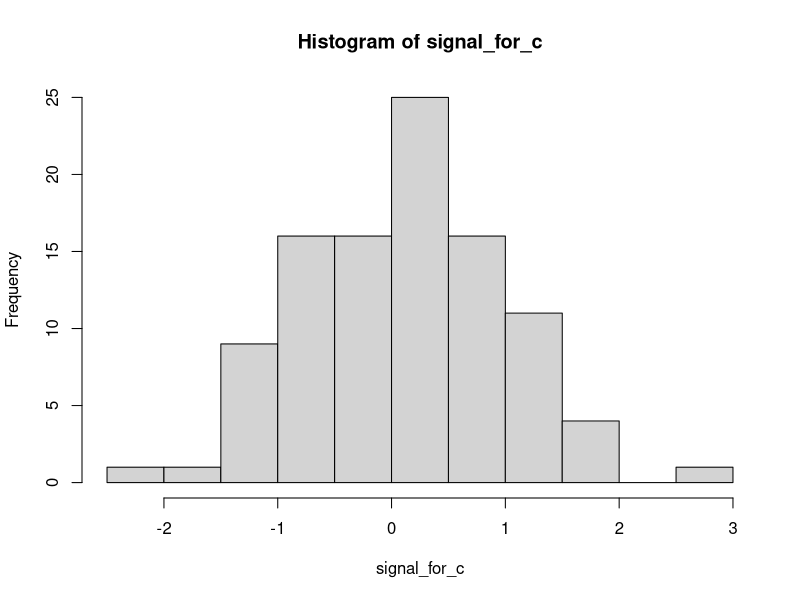
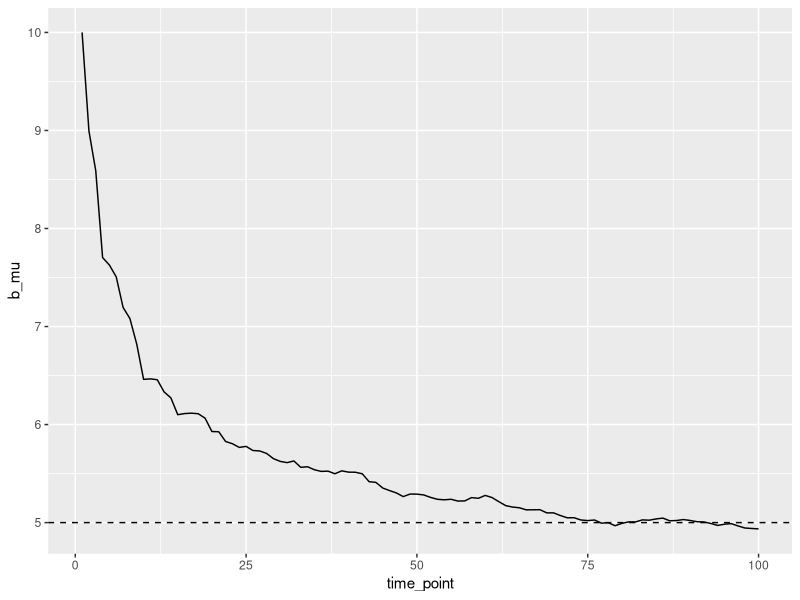

Here is the R script that generated these plots, in order: (Note: this script raises an error after producing the figures.)
## ---- chunk 1
knitr::opts_chunk$set(echo = TRUE)
library(tidyverse)
library(here)
## ---- chunk 2

unknown_true_value_for_c = 0
fp_amount_of_noise = 1

signal_for_c = rnorm(100, 
                     unknown_true_value_for_c, 
                     fp_amount_of_noise ^ 2)


hist(signal_for_c)
## ---- chunk 3
percision_at_time_t0 = 0.2
utility_at_t0 = .1

precision_at_t1 = percision_at_time_t0 + fp_amount_of_noise ^ (-2)
utilitiy_at_t1 = (fp_amount_of_noise ^ (-2) * sample(signal_for_c, 1) + percision_at_time_t0 * utility_at_t0) / precision_at_t1

precision_at_t1
utilitiy_at_t1
  
## ---- chunk 4
# belief about the item 
b_mu = 1
b_variance = 0.1 
b_precision = 1/b_variance 

b_prior_distribution = rnorm(100, 
                b_mu, 
                b_variance)
b_prior = sample(b_prior_distribution, 1)


# signal received after choosing the item 
s_mu = 0.8 # unknown true value of item being sampled 
s_variance = 0.1 # the amount of noise in each signal 
s_precision = 1/s_variance

s_x_distribution = rnorm(100, 
                       s_mu, 
                       s_variance)
s_x = sample(s_x_distribution, 1)

# update the belief after receiving the item 
b_new_precision = b_precision + s_precision 
b_posterior = ((s_precision * s_x) + (b_precision * b_prior)) / b_new_precision




## ---- chunk 5
calculate_KL_between_gaussian <- function(mu1, mu2, sig1, sig2){
    
  return(log(sig2/sig1) + (sig1^2 + (mu1-mu2)^2)/(2*(sig2^2)) - 1/2)
}


calculate_probability <- function(mu, sigma, value){
  return (pnorm(value, mean = mu, sd = sigma, lower.tail = FALSE))
}
## ---- chunk 6
n <- 100
s_mu = 5 # unknown true value of item being sampled 
s_variance = 1.8 # the amount of noise in each signal
b_prior <- 10
b_variance_prior <- .5

update_precision <- function(prior_belief_precision, signal_precision){
  return (prior_belief_precision + signal_precision)
}

update_belief <- function(signal_precision, 
                          signal_value, 
                          belief_precision, 
                          belief_value, 
                          updated_signal_precision){
  
  updated_belief <- ((signal_precision * signal_value) + (belief_precision * belief_value)) /
    updated_signal_precision
  
  return (updated_belief)

}
# belief about the item 
example <- data_frame(time_point = 1:n,
                      b_mu = b_prior,
                      b_variance = b_variance_prior,
                      b_precision = 1/b_variance,
                      s_precision = 1/s_variance,
                      s_x = rnorm(n, s_mu, s_variance^.5)) # signal received after choosing the item 

# pretend to have 100 time points 
for (i in 2:n) {
  example$b_precision[i] <- update_precision(example$b_precision[i-1], example$s_precision[1])
  
  example$b_mu[i] <- update_belief(example$s_precision[1], example$s_x[i], example$b_precision[i-1], 
                               example$b_mu[i-1], example$b_precision[i])
}

ggplot(example, aes(x = time_point, y = b_mu)) + 
  geom_line() + 
  geom_hline(yintercept = 5, lty = 2)
## ---- chunk 7
# signal received after choosing the item 
s_mu = 5 # unknown true value of item being sampled 
s_variance = 3 # the amount of noise in each signal, varying this will change the curve of KL. more noise slower habituation 
s_precision = 1/s_variance

s_x_distribution = rnorm(100, 
                       s_mu, 
                       s_variance)
s_x = sample(s_x_distribution, 1)

# pretend to have 100 time points 
belief_precision_vector <- c(b_precision)
belief_mu_vector <- c(b_mu)
observation_vector <- c(s_x)

for (i in 1:100){
  
  current_belief_precision = belief_precision_vector[i]
  current_belief_mu = belief_mu_vector[i]
  
  s_mu = 5 # unknown true value of item being sampled 
  s_variance = 3 # the amount of noise in each signal, varying this will change the curve of KL. more noise slower habituation 
    s_precision = 1/s_variance

  s_x_distribution = rnorm(100, 
                       s_mu, 
                       s_variance^.5)
  s_x = sample(s_x_distribution, 1)
  
  observation_vector <- c(observation_vector, s_x)
  
  updated_belief_precision = update_precision(current_belief_precision, 
                                       s_precision)
  
  updated_mu = update_belief(s_precision,
                             s_x, 
                             current_belief_precision, 
                             current_belief_mu, 
                             updated_belief_precision)
  
  belief_precision_vector <- c(belief_precision_vector, updated_belief_precision)
  belief_mu_vector <- c(belief_mu_vector, updated_mu)
  
}

blurrier_example <- tibble("time_point" = seq(1, 101, 1),
       "belief" = belief_mu_vector, 
       
       "precision" = belief_precision_vector, 
       "observation" = observation_vector,
) %>% 
  mutate("variance" = 1/precision) %>% 
  mutate(noise_in_signal = s_variance)
## ---- chunk 8
example

kls <- c()
for (t in 2:101){

  mu1 <- example %>% 
    filter(time_point == t-1) %>%
    select(belief) %>% 
    pull()
  
  sig1 <- (example %>% 
    filter(time_point == t-1) %>%
    select(variance) %>% 
    pull()) ^ .5
  
  mu2 <- example %>% 
    filter(time_point == t) %>% 
    select(belief) %>% 
    pull()
  
  sig2 <- (example %>% 
    filter(time_point == t) %>%
    select(variance) %>% 
    pull()) ^ .5
  
  kl <- calculate_KL_between_gaussian(mu1, mu2, sig1, sig2)
  kls <- c(kls, kl)
  
}

example_with_kl <- example %>% 
  filter(time_point != 1)

example_with_kl$kl <- kls

example_with_kl %>% 
  ggplot(aes(x = time_point, 
                    y = kl)) + 
  geom_point() + 
  geom_line()
## ---- chunk 9
kls <- c()
for (t in 2:101){

  mu1 <- blurrier_example %>% 
    filter(time_point == t-1) %>%
    select(belief) %>% 
    pull()
  
  sig1 <- (blurrier_example %>% 
    filter(time_point == t-1) %>%
    select(variance) %>% 
    pull()) ^ .5
  
  mu2 <- blurrier_example %>% 
    filter(time_point == t) %>% 
    select(belief) %>% 
    pull()
  
  sig2 <- (blurrier_example %>% 
    filter(time_point == t) %>%
    select(variance) %>% 
    pull()) ^ .5
  
  kl <- calculate_KL_between_gaussian(mu1, mu2, sig1, sig2)
  kls <- c(kls, kl)
  
}

blurrier_example_with_kl <- blurrier_example %>% 
  filter(time_point != 1)

blurrier_example_with_kl$kl <- kls
## ---- chunk 10
bind_rows(blurrier_example_with_kl, example_with_kl) %>% 
  mutate(noise_level = if_else(noise_in_signal == 1.8, "low", "high")) %>% 
  filter(time_point < 25) %>% 
  ggplot(aes(x = time_point, 
                    y = kl, 
             color = noise_level)) + 
  geom_point() + 
  geom_smooth(method = "lm", 
              formula = y ~ I(exp(1)**(-x)), se = FALSE)
## ---- chunk 11
# the probablity of getting the observation X given the prior belief 
probs <- c()
for (t in 2:101){
  
  observation <- example %>% 
    filter(time_point == t) %>%
    select(observation) %>% 
    pull()
  
  prior_belief_mu <- example %>% 
    filter(time_point == t-1) %>%
    select(belief) %>% 
    pull()
  
  prior_belief_sigma <- (example %>% 
    filter(time_point == t-1) %>%
    select(variance) %>% 
    pull()) ^ .5
  
  prob <- calculate_probability(prior_belief_mu, 
                                prior_belief_sigma, 
                                observation)
  
  probs <- c(probs, prob)
 
}


example_with_probs <- example %>% 
  filter(time_point != 1)

example_with_probs$prob <- probs

example_with_probs %>% 
  ggplot(aes(x = time_point, 
                    y = probs)) + 
  geom_point() + 
  geom_line()

example_with_probs %>% 
  mutate(surprise = -log(prob)) %>% 
  ggplot(aes(x = time_point, 
                    y = surprise)) + 
  geom_point() + 
  geom_line()
## ---- chunk 12
# belief about the item 
b_mu = .2
b_variance = 0.3

b_precision = 1/b_variance 

b_prior_distribution = rnorm(100, 
                b_mu, 
                b_variance)
b_prior = sample(b_prior_distribution, 1)


# signal received after choosing the item 
s_mu = 5 # unknown true value of item being sampled 
s_variance = c(0.5, 1, 1.5) # the amount of noise in each signal, varying this will change the curve of KL. more noise slower habituation 
s_precision = 1/s_variance

s_x_distribution = rnorm(100, 
                       s_mu, 
                       s_variance)
s_x = sample(s_x_distribution, 1)

## ---- chunk 13
update_precision_vector <- function(prior_belief_precision_vector, 
                             signal_precision_vector){
  return (prior_belief_precision + signal_precision)
}

update_belief <- function(signal_precision, 
                          signal_value, 
                          belief_precision, 
                          belief_value, 
                          updated_signal_precision){
  
  updated_belief <- ((signal_precision * signal_value) + 
                       (belief_precision * belief_value)) / updated_signal_precision
  
  return (updated_belief)

}
## ---- chunk 14
stimuli <- c(1, 0, 1)

stimuli_b_mu = c(.5, .5, .5)
stimuli_b_variance = c(.3, .3, .3)
stimuli_b_precision = 1/stimuli_b_variance
stimuli_b_prior = c()

for (i in 1: length(stimuli_b_mu)){
  
  b_prior = sample(rnorm(100, 
                stimuli_b_mu[i], 
                stimuli_b_variance[i]), 1)
  
  stimuli_b_prior = c(stimuli_b_prior, b_prior)
  
}


# signal received after choosing the item 
stimuli_s_mu = stimuli # unknown true value of item being sampled 
stimuli_s_variance = c(0.1, 0.1, 0.1) # the amount of noise in each signal, maybe can be changed as a function of exposure duration? 
stimuli_s_precision = 1/stimuli_s_variance
stimuli_s_prior = c()

for (i in 1: length(stimuli_s_mu)){
  
  s_prior = sample(rnorm(100, 
                stimuli_s_mu[i], 
                stimuli_s_variance[i]), 1) # shouldn't be negative, logit? 
  
  stimuli_s_prior = c(stimuli_s_prior, s_prior)
  
}


# pretend to have 100 time points 
belief_precision_list <- list(stimuli_b_precision)
belief_mu_list <- list(stimuli_b_mu)

for (i in 1:3){
  
  current_belief_precision_vector = belief_precision_list[[i]]
  current_belief_mu_vector = belief_mu_list[[i]]
  
  updated_belief_precision_vector = list(update_precision(current_belief_precision_vector, 
                                       stimuli_s_precision))
  
  updated_mu_vector = list(update_belief(stimuli_s_precision,
                             stimuli_s_mu, 
                             current_belief_precision_vector, 
                             current_belief_mu_vector, 
                             updated_belief_precision_vector[[1]]))
  
  belief_precision_list <- c(belief_precision_list, 
                             updated_belief_precision_vector)
  #belief_mu_list[[i+1]] <- updated_mu_vector
  belief_mu_list <- c(belief_mu_list, updated_mu_vector)
  
}

example <- tibble("time_point" = seq(1, 101, 1),
       "belief" = belief_mu_vector, 
       "precision" = belief_precision_vector, 
) %>% 
  mutate("variance" = 1/precision)

